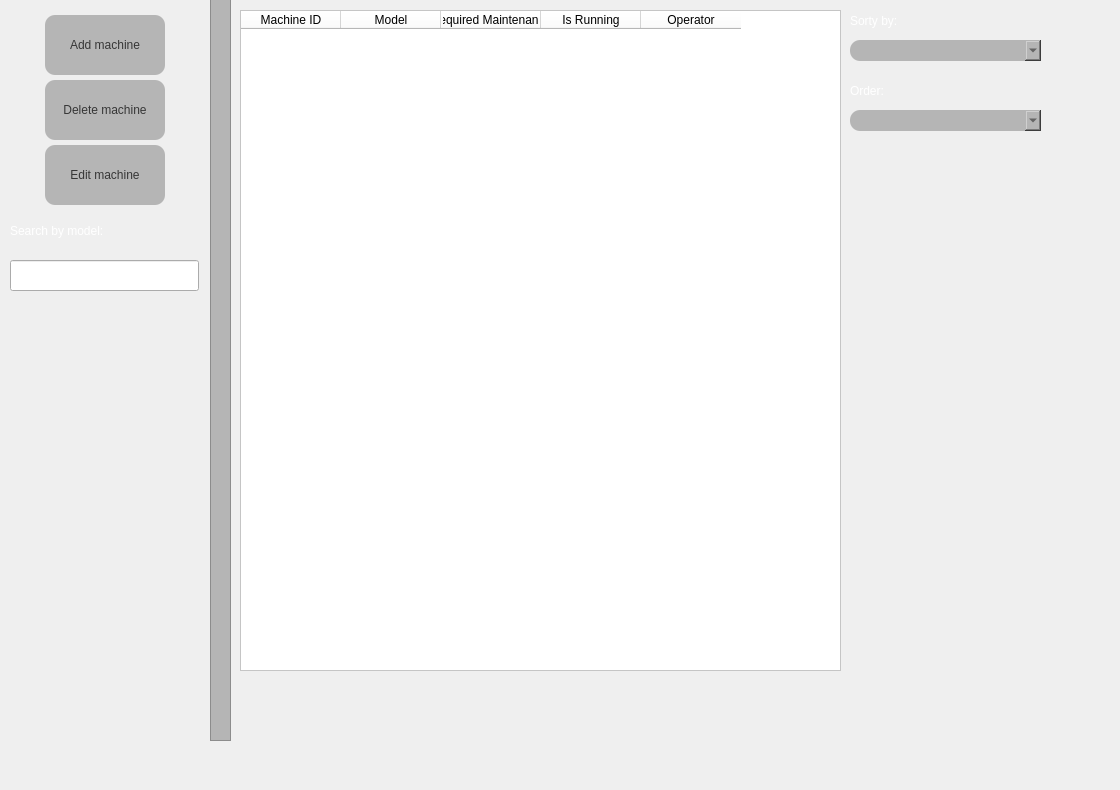
    <widget class="QWidget" name="tab_2">
     <attribute name="title">
      <string>Machines</string>
     </attribute>
     <widget class="QFrame" name="frame_3">
      <property name="geometry">
       <rect>
        <x>210</x>
        <y>-40</y>
        <width>21</width>
        <height>781</height>
       </rect>
      </property>
      <property name="styleSheet">
       <string notr="true">
background-color: rgb(181, 181, 181);</string>
      </property>
      <property name="frameShape">
       <enum>QFrame::StyledPanel</enum>
      </property>
      <property name="frameShadow">
       <enum>QFrame::Raised</enum>
      </property>
     </widget>
     <widget class="QTableWidget" name="machineTable">
      <property name="geometry">
       <rect>
        <x>240</x>
        <y>10</y>
        <width>601</width>
        <height>661</height>
       </rect>
      </property>
      <property name="styleSheet">
       <string notr="true">font: 12pt &quot;Verdana&quot;;
color: rgb(0, 0, 0);
background-color: rgb(255, 255, 255);</string>
      </property>
      <column>
       <property name="text">
        <string>Machine ID</string>
       </property>
      </column>
      <column>
       <property name="text">
        <string>Model</string>
       </property>
      </column>
      <column>
       <property name="text">
        <string>Required Maintenance</string>
       </property>
      </column>
      <column>
       <property name="text">
        <string>Is Running</string>
       </property>
      </column>
      <column>
       <property name="text">
        <string>Operator</string>
       </property>
      </column>
     </widget>
     <widget class="QWidget" name="gridLayoutWidget_4">
      <property name="geometry">
       <rect>
        <x>10</x>
        <y>10</y>
        <width>191</width>
        <height>201</height>
       </rect>
      </property>
      <layout class="QGridLayout" name="gridLayout_4">
       <property name="spacing">
        <number>0</number>
       </property>
       <item row="4" column="0">
        <widget class="QPushButton" name="editMachineButton">
         <property name="maximumSize">
          <size>
           <width>120</width>
           <height>60</height>
          </size>
         </property>
         <property name="styleSheet">
          <string notr="true">
QPushButton{
color: rgb(54, 54, 54);
border-color: rgb(96, 96, 96);
selection-color: rgb(0, 0, 0);
font: 10pt &quot;Verdana&quot;;
border-radius: 10px;
background-color: rgb(181, 181, 181);

}

QPushButton:hover {
color: rgb(255, 159, 102);
}</string>
         </property>
         <property name="text">
          <string>Edit machine</string>
         </property>
        </widget>
       </item>
       <item row="3" column="0">
        <widget class="QPushButton" name="deleteMachineButton">
         <property name="maximumSize">
          <size>
           <width>120</width>
           <height>60</height>
          </size>
         </property>
         <property name="styleSheet">
          <string notr="true">
QPushButton{
color: rgb(54, 54, 54);
border-color: rgb(96, 96, 96);
selection-color: rgb(0, 0, 0);
font: 10pt &quot;Verdana&quot;;
border-radius: 10px;
background-color: rgb(181, 181, 181);

}

QPushButton:hover {
color: rgb(255, 159, 102);
}</string>
         </property>
         <property name="text">
          <string>Delete machine</string>
         </property>
        </widget>
       </item>
       <item row="2" column="0">
        <widget class="QPushButton" name="addMachineButton">
         <property name="maximumSize">
          <size>
           <width>120</width>
           <height>60</height>
          </size>
         </property>
         <property name="styleSheet">
          <string notr="true">

QPushButton{
color: rgb(54, 54, 54);
border-color: rgb(96, 96, 96);
selection-color: rgb(0, 0, 0);
font: 10pt &quot;Verdana&quot;;
border-radius: 10px;
background-color: rgb(181, 181, 181);

}

QPushButton:hover {
color: rgb(255, 159, 102);
}</string>
         </property>
         <property name="text">
          <string>Add machine</string>
         </property>
        </widget>
       </item>
      </layout>
     </widget>
     <widget class="QComboBox" name="sortWhatComboMachines">
      <property name="geometry">
       <rect>
        <x>850</x>
        <y>110</y>
        <width>191</width>
        <height>21</height>
       </rect>
      </property>
      <property name="styleSheet">
       <string notr="true">color: rgb(54, 54, 54);
border-color: rgb(96, 96, 96);
selection-color: rgb(0, 0, 0);
font: 10pt &quot;Verdana&quot;;
border-radius: 10px;
background-color: rgb(181, 181, 181);</string>
      </property>
     </widget>
     <widget class="QComboBox" name="sortByComboMachines">
      <property name="geometry">
       <rect>
        <x>850</x>
        <y>40</y>
        <width>191</width>
        <height>21</height>
       </rect>
      </property>
      <property name="styleSheet">
       <string notr="true">color: rgb(54, 54, 54);
border-color: rgb(96, 96, 96);
selection-color: rgb(0, 0, 0);
font: 10pt &quot;Verdana&quot;;
border-radius: 10px;
background-color: rgb(181, 181, 181);</string>
      </property>
     </widget>
     <widget class="QLabel" name="label_13">
      <property name="geometry">
       <rect>
        <x>850</x>
        <y>80</y>
        <width>261</width>
        <height>21</height>
       </rect>
      </property>
      <property name="styleSheet">
       <string notr="true">
border-color: rgb(96, 96, 96);
selection-color: rgb(0, 0, 0);



color: rgb(255, 255, 255); 
font: 16pt &quot;Verdana&quot;;</string>
      </property>
      <property name="text">
       <string>Order:</string>
      </property>
     </widget>
     <widget class="QLabel" name="label_14">
      <property name="geometry">
       <rect>
        <x>850</x>
        <y>10</y>
        <width>261</width>
        <height>21</height>
       </rect>
      </property>
      <property name="styleSheet">
       <string notr="true">
border-color: rgb(96, 96, 96);
selection-color: rgb(0, 0, 0);


color: rgb(255, 255, 255); 
font: 16pt &quot;Verdana&quot;;</string>
      </property>
      <property name="text">
       <string>Sorty by:</string>
      </property>
     </widget>
     <widget class="QLabel" name="label_7">
      <property name="geometry">
       <rect>
        <x>10</x>
        <y>220</y>
        <width>191</width>
        <height>21</height>
       </rect>
      </property>
      <property name="styleSheet">
       <string notr="true">color: rgb(255, 255, 255); 
font: 16pt &quot;Verdana&quot;;</string>
      </property>
      <property name="text">
       <string>Search by model:</string>
      </property>
     </widget>
     <widget class="QLineEdit" name="machinesNameSearch">
      <property name="geometry">
       <rect>
        <x>10</x>
        <y>260</y>
        <width>189</width>
        <height>31</height>
       </rect>
      </property>
     </widget>
    </widget>
